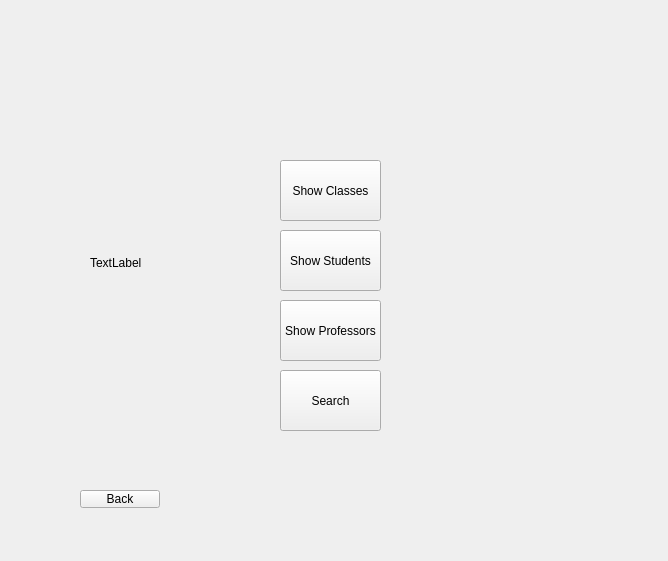
<?xml version="1.0" encoding="UTF-8"?>
<ui version="4.0">
 <class>Show</class>
 <widget class="QWidget" name="Show">
  <property name="geometry">
   <rect>
    <x>0</x>
    <y>0</y>
    <width>668</width>
    <height>561</height>
   </rect>
  </property>
  <property name="windowTitle">
   <string>Form</string>
  </property>
  <widget class="QLabel" name="backgroundimage">
   <property name="geometry">
    <rect>
     <x>90</x>
     <y>90</y>
     <width>500</width>
     <height>345</height>
    </rect>
   </property>
   <property name="text">
    <string>TextLabel</string>
   </property>
  </widget>
  <widget class="QPushButton" name="classes">
   <property name="geometry">
    <rect>
     <x>280</x>
     <y>160</y>
     <width>101</width>
     <height>61</height>
    </rect>
   </property>
   <property name="text">
    <string>Show Classes</string>
   </property>
  </widget>
  <widget class="QPushButton" name="professors">
   <property name="geometry">
    <rect>
     <x>280</x>
     <y>300</y>
     <width>101</width>
     <height>61</height>
    </rect>
   </property>
   <property name="text">
    <string>Show Professors</string>
   </property>
  </widget>
  <widget class="QPushButton" name="students">
   <property name="geometry">
    <rect>
     <x>280</x>
     <y>230</y>
     <width>101</width>
     <height>61</height>
    </rect>
   </property>
   <property name="text">
    <string>Show Students</string>
   </property>
  </widget>
  <widget class="QPushButton" name="search">
   <property name="geometry">
    <rect>
     <x>280</x>
     <y>370</y>
     <width>101</width>
     <height>61</height>
    </rect>
   </property>
   <property name="text">
    <string>Search</string>
   </property>
  </widget>
  <widget class="QPushButton" name="pushButton">
   <property name="geometry">
    <rect>
     <x>80</x>
     <y>490</y>
     <width>80</width>
     <height>18</height>
    </rect>
   </property>
   <property name="text">
    <string>Back</string>
   </property>
  </widget>
 </widget>
 <resources/>
 <connections/>
</ui>
